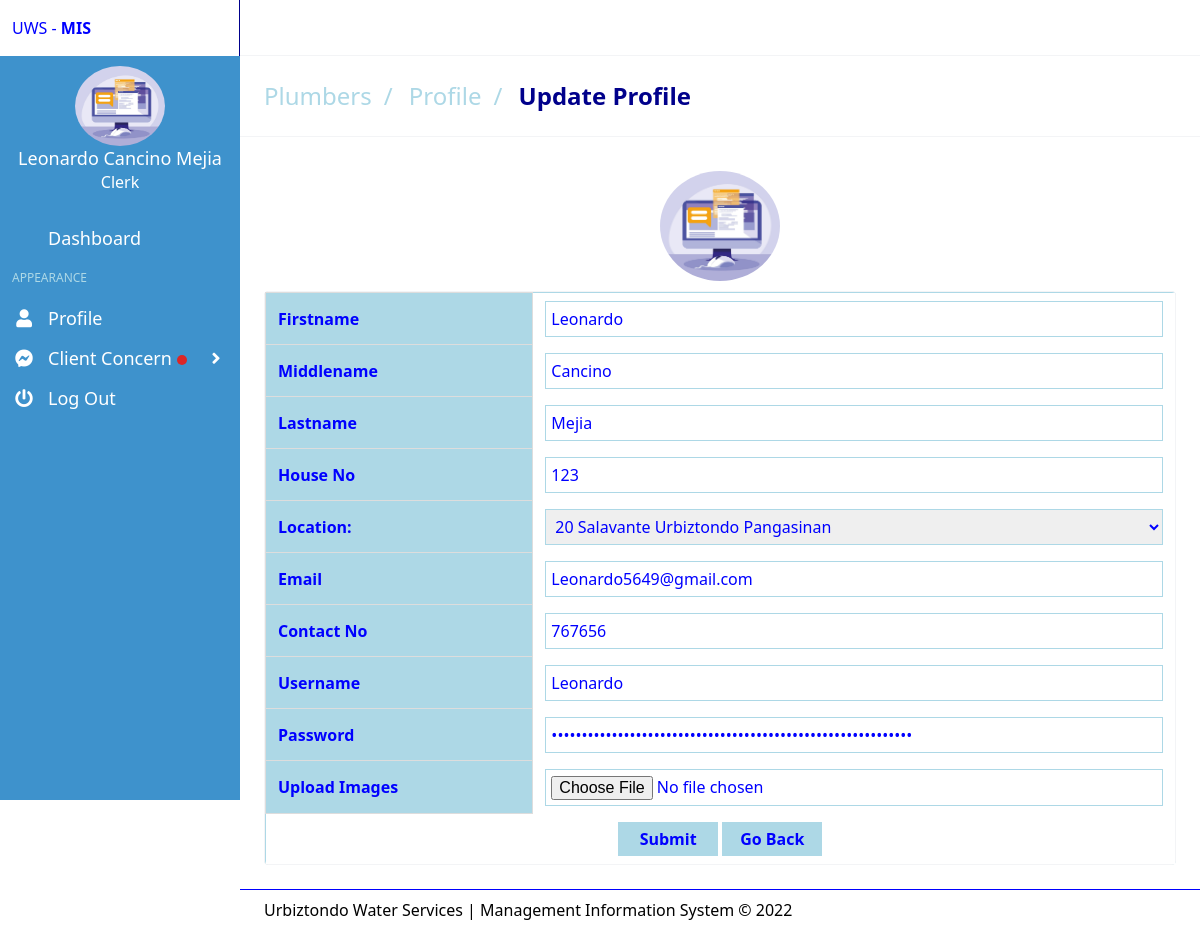
Page /clerk/profile.php (signed in) on the committed database.
### tables this page shows
CREATE TABLE `tblplumber` (
  `plumber_ID` int(50) NOT NULL,
  `plumber_no` int(50) NOT NULL,
  `Fname` varchar(50) NOT NULL,
  `Mname` varchar(50) NOT NULL,
  `Lname` varchar(50) NOT NULL,
  `house_no` decimal(10,0) NOT NULL,
  `address_ID` int(11) NOT NULL,
  `Email` varchar(50) NOT NULL,
  `ContactNo` decimal(10,0) NOT NULL,
  `Username` varchar(50) DEFAULT NULL,
  `Password` varchar(150) DEFAULT NULL,
  `position` varchar(50) NOT NULL,
  `RegDate` date NOT NULL,
  `UserStatus` int(11) NOT NULL,
  `images` varchar(150) NOT NULL,
  `chat_status` varchar(50) NOT NULL,
  `admin_ID` int(11) NOT NULL
);

### clerk/includes/session.php (called while the page is built, shortened)
<?php
	include 'conn.php';
	if(isset($_SESSION['clerk']) ){
	$sql = "SELECT * FROM tblplumber WHERE plumber_ID  = '".$_SESSION['clerk']."'";
	$query = $connect->query($sql);
	$user = $query->fetch_assoc();
}
else{
	header('location: ../login.php');
}
?>

### clerk/profile.php (the view, shortened to what this page needs)
<?php include 'includes/session.php';?>
<?php include 'includes/header.php' ?>
<?php include 'includes/topbar.php' ?>
<?php $page = "plumber"; include 'includes/leftbar.php' ?>
<section class="is-title-bar">
  <div class="flex flex-col md:flex-row items-center justify-between space-y-6 md:space-y-0">
    <ul>
      <li style='color:lightblue'>Plumbers</li>
      <li style='color:lightblue'>Profile</li>
      <li style='color:darkblue'>Update Profile</li>
    </ul>
  </div>
</section>
<section class="section main-section">
<center>
<div class="image">
        <img src="../upload/plumber/<?php echo $user['images']; ?>" class="img-circle elevation-2 d-flex " style="height:110px; width:120px; margin-top:10px;  margin-bottom:10px;  border-radius: 50%;" >
      </div>
</center>
    <div class="card has-table" style='color:blue'>
		<form method="POST"  enctype='multipart/form-data'>
		<table>
			<tr>
				<th>Firstname</th>
				<td style='background:white'><input type='text'  value="<?php echo $user['Fname'];?>"  name="fn" style="border:solid;border-color:lightblue;border-width:1px;width:100%;padding:5px"required></td>
			</tr>
			<tr>
				<th>Middlename</th>
				<td style='background:white'><input type='text' name="mn" value="<?php echo $user['Mname'];?>"   style="border:solid;border-color:lightblue;border-width:1px;width:100%;padding:5px"required></td>
			</tr>
			<tr>
				<th>Lastname</th>
				<td style='background:white'><input type='text' name="ln" value="<?php echo $user['Lname'];?>"   style="border:solid;border-color:lightblue;border-width:1px;width:100%;padding:5px"required></td>
			</tr>
			<tr>
				<th>House No</th>
				<td style='background:white'>
				<input type='number' name="houseno" value="<?php echo $user['house_no'];?>"  style="border:solid;border-color:lightblue;border-width:1px;width:100%;padding:5px" required>
				</td>
			</tr>
            <tr>
			<th>Location: </th>
				<td style='background:white'>
					<select name="address" style="border:solid;border-color:lightblue;border-width:1px;width:100%;padding:5px" required>
						<?php
                        $add = $user['address_ID'];
							$add="SELECT * FROM tbladdress WHERE address_ID = '$add'";
							$resadd=mysqli_query($connect,$add)or die(mysqli_error($connect));
							while($rww=mysqli_fetch_assoc($resadd))
							{
								$ai=$rww['address_ID'];
								$b=$rww['Barangay'];
								$m=$rww['Municipality'];
								$p=$rww['Province'];
						?>
								<option value="<?php echo $ai;?>"><?php echo $ai." ".$b." ".$m." ".$p?></option>
						<?php
							}
						?>
					</select>
				</td>
			</tr>
			<tr>
				<th>Email</th>
				<td style='background:white'><input type='email' value="<?php echo $user['Email'];?>"   name="email" style="border:solid;border-color:lightblue;border-width:1px;width:100%;padding:5px" required></td>
			</tr>
			<tr>
				<th>Contact No</th>
				<td style='background:white'><input type='number' value="<?php echo $user['ContactNo'];?>"   name="contact" style="border:solid;border-color:lightblue;border-width:1px;width:100%;padding:5px" required></td>
			</tr>
			<tr>
				<th>Username</th>
				<td style='background:white'><input type='text' value="<?php echo $user['Username'];?>"   name="username" style="border:solid;border-color:lightblue;border-width:1px;width:100%;padding:5px" required></td>
			</tr>
			<tr>
				<th>Password</th>
				<td style='background:white'><input type='password' value="<?php echo $user['Password'];?>"   name="pass" style="border:solid;border-color:lightblue;border-width:1px;width:100%;padding:5px" required></td>
			</tr>
			<tr>
				<th>Upload Images</th>
				<td style='background:white'><input type='file'  value="<?php echo $user['images'];?>"  name="image3[]" style="border:solid;border-color:lightblue;border-width:1px;width:100%;padding:5px" ></td>
			</tr>
			<tr>
				<td style='background:white' colspan="2">
				<center>
				<button type="submit" value="Done" name="btnupdate" style="background:lightblue;font-weight:bold;padding:5px;width:100px">Submit</button>
                <button type="button" style="background:lightblue;font-weight:bold;padding:5px;width:100px" onclick="history.back()">Go Back</button>
				</center>
				</td>
			</tr>
		</table>
		</form>
    </div>
  </section>
<?php include 'includes/footer.php' ?>

### clerk/includes/leftbar.php (shortened to what this page needs)
<aside class="aside is-placed-left is-expanded" style="background:#3E92CC ;overflow-y:auto;">
  <div class="aside-tools">
    <div>
      UWS - <b class="font-black">MIS</b>
    </div>
  </div>
  <center>
      <div class="image">
        <img src="../upload/plumber/<?php echo $user['images']; ?>" class="img-circle elevation-2 d-flex " style="height:80px; width:90px; margin-top:10px;  border-radius: 50%;" >
      </div>
    <div class="info" >
        <h1 href="#" style="color:white; font-size:18px;  " > <?php echo $user['Fname'].' '.$user['Mname'].' '.$user['Lname']?> </h1>
        <h1 href="#" style="color:white; font-size:16px;  " > Clerk </h1>
      </div>
      </center>
  <div class="menu is-menu-main">
    <p class="menu-label"></p>
    <ul class="menu-list">
      <li class="<?php if($page=='dashboard'){ echo 'active'; }?> ">
        <a href="home.php">
          <span class="icon"><i class="mdi mdi-desktop-mac"></i></span>
          <span class="menu-item-label">Dashboard</span>
        </a>
      </li>
    </ul>
    <p class="menu-label">Appearance</p>
    <ul class="menu-list">
    <li class="<?php if($page=='profile'){ echo 'active'; }?> ">
        <a href="profile.php">
          <span class="icon"><i class="fa fa-user"></i></span>
          <span class="menu-item-label">Profile</span>
        </a>
      </li>
    </ul>
    <ul class="menu-list">
    <li class="<?php if($page=='chat'){ echo 'active'; }?> ">
         <a class="dropdown">
           <span class="icon"><i class="fab fa-facebook-messenger"></i></span>
           <span class="menu-item-label">Client Concern <div class=" circle1 "> <span class="circle__content"></span> </span></div></span>
           <span class="icon"><i class="fa fa-angle-right arrow"></i></span>
    <ul class="menu-list " style ="color:blue;">
      <li class=" bg-white">
      <a href="php/logout.php?plumber=<?php echo $user['plumber_ID']; ?>">
          <span class="icon"><i class="fa fa-power-off"></i></span>
          <span class="menu-item-label">Log Out</span>
        </a>
      </li>
    </ul>
</aside>

### clerk/includes/header.php (style rules this page uses)
.circle1 { display: inline-table; vertical-align: middle; width: 10px; height: 10px; color:#ffff; background-color: #DC2626; border-radius: 50%; }
.circle__content { display: table-cell; vertical-align: middle; text-align: center; }
th { border-top: 1px solid #dddddd; border-bottom: 1px solid #dddddd; border-right: 1px solid #dddddd; }
th:first-child { border-left: 1px solid #dddddd; }

### clerk/includes/topbar.php (style rules this page uses)
.circle__content { display: table-cell; vertical-align: middle; text-align: center; }

### clerk/includes/leftbar.php (style rules this page uses)
.circle1 { display: inline-table; vertical-align: middle; width: 10px; height: 10px; color:#ffff; background-color: #DC2626; border-radius: 50%; }
.circle__content { display: table-cell; vertical-align: middle; text-align: center; }

### rows in the picture
tblplumber: images (picture), Fname "Leonardo", Mname "Cancino", Lname "Mejia", fn "Leonardo", mn "Cancino", ln "Mejia", houseno "123", email "Leonardo5649@gmail.com", contact "767656", username "Leonardo"

### other values in the picture
form field address "20 Salavante Urbiztondo Pangasinan"
